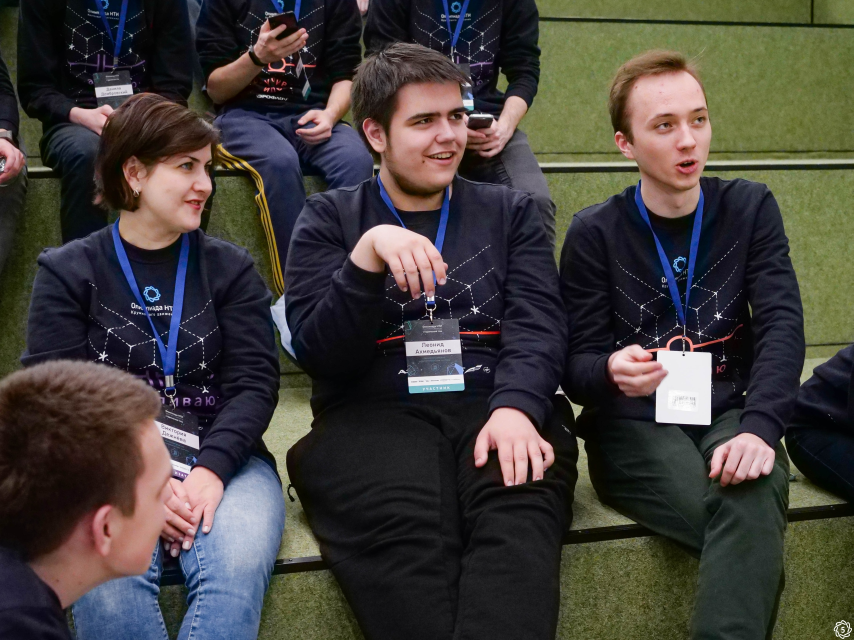
#> input picture sub_task/data/2DPVkdGgcqM.jpg, 2560 x 1920 px, given in place of logo7.jpg, which was not available (shown at 1/3 size)
$ python TemplateMatch2.py
#> lines starting #> are read from the running program, lines starting #| are printed output that depends on the picture; after the words box and inside, x2 and y2 are one past the last pixel; in counts of white or black regions, pixels touching at a corner belong together; long printed decimals are rounded; pictures that were not available may be replaced by others from this repository, and a replacement may not be noted
import cv2
import numpy as np
from matplotlib import pyplot as plt
import glob


tm = [cv2.TM_CCOEFF, cv2.TM_CCOEFF_NORMED, cv2.TM_CCORR,
            cv2.TM_CCORR_NORMED, cv2.TM_SQDIFF, cv2.TM_SQDIFF_NORMED]

#cv2.namedWindow("Image", cv2.WINDOW_NORMAL)

template = cv2.imread('../reference/logo7.jpg', 0)
#> template: shape (1920, 2560); min 0, max 255, mean 63.3
template = cv2.resize(template, (500, 500))
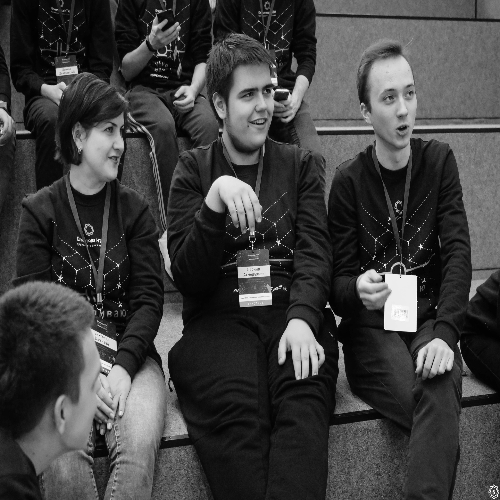
#> template: shape (500, 500); min 1, max 255, mean 63.2
(tH, tW) = template.shape[:2]
#> tH = 500; tW = 500

for imagePath in glob.glob('../data' + "/*.jpg"):
    image = cv2.imread(imagePath)
#> image is the input picture: shape (1920, 2560, 3); mean B, G, R 58.7, 62.5, 66.6
    if (image.shape[1] > 800) or (image.shape[0] > 800):
        image = cv2.resize(image, (800, int(image.shape[0]*(800/image.shape[1]))))
#> image: shape (600, 800, 3)
    gray = cv2.cvtColor(image, cv2.COLOR_BGR2GRAY)
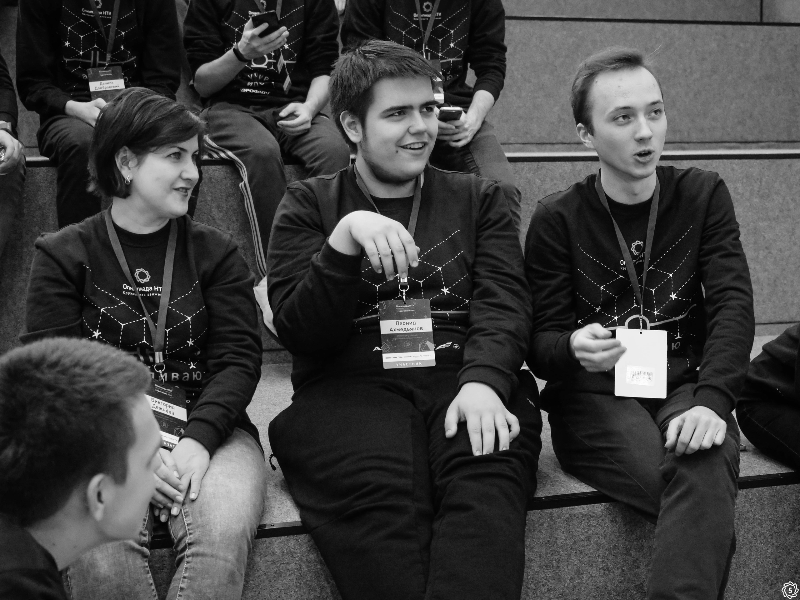
#> gray: shape (600, 800); min 0, max 254, mean 63.2
    i_edges = cv2.Canny(gray, 50, 200)
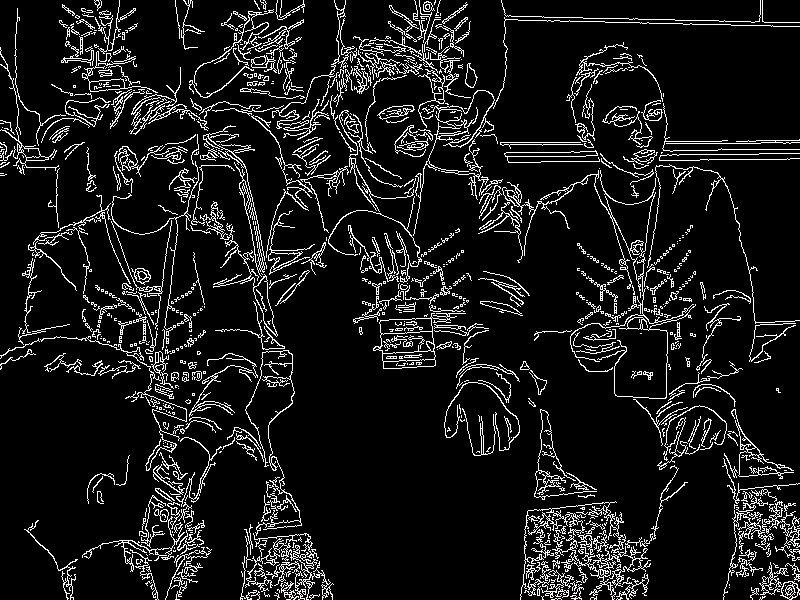
#> i_edges: shape (600, 800); 9.7% white in thin lines or dots
    cv2.imshow("edges", i_edges)
    found = None

    # loop over the scales of the image
    found_list = []
    for scale in np.linspace(0.03, 1.0, 200)[::-1]:
        resized = cv2.resize(template, (int(tW * scale), int(tH * scale)))
        r = float(resized.shape[1]) / template.shape[1]
        if resized.shape[0] > gray.shape[0] or resized.shape[1] > gray.shape[1]:
            continue

        t_edges = cv2.Canny(resized, 50, 200)
        result = cv2.matchTemplate(i_edges, t_edges, tm[3]) # 1-0.1, 3-0.2
        (_, maxVal, _, maxLoc) = cv2.minMaxLoc(result)
        if maxVal > 0.35:
            print(maxVal, scale)
            cv2.rectangle(image, (maxLoc[0], maxLoc[1]),
                (maxLoc[0] + resized.shape[0], maxLoc[1] + resized.shape[1]), (255, 0, 0), 2)
            found_list.append((maxVal, maxLoc, r))
            if found is None or maxVal > found[0]:
                found = (maxVal, maxLoc, r)
#> this loop made 200 passes
#> (maxVal, found) on passes 184, 185, 188, 189, 191, 192, 193, 195, 196, 197, 198, 200: (0.351, (0.351, (265, 537), 0.106)), (0.36, (0.36, (275, 546), 0.102)), (0.376, (0.376, (272, 552), 0.088)), (0.39, (0.39, (274, 549), 0.082)), (0.396, (0.396, (278, 541), 0.072)), (0.397, (0.397, (739, 511), 0.068)), (0.425, (0.425, (338, 52), 0.064)), (0.43, (0.43, (740, 510), 0.054)), (0.456, (0.456, (743, 513), 0.048)), (0.479, (0.479, (598, 556), 0.044)), (0.536, (0.536, (542, 522), 0.038)), (0.561, (0.561, (591, 535), 0.03))
#> (maxVal, maxLoc) on passes 1 to 6: (0.141, (77, 66)), (0.132, (106, 28)), (0.133, (64, 29)), (0.132, (183, 28)), (0.134, (67, 31)), (0.132, (103, 65))
#| 0.3509 0.108
#| 0.3601 0.1031
#| 0.3585 0.09824
#| 0.3572 0.09337
#| 0.3763 0.08849
#| 0.39 0.08362
#| 0.3677 0.07874
#| 0.3961 0.07387
#> (further printed lines are left out)
#> pass 1, `result = cv2.matchTemplate(i_edges, t_edges, tm[3])`:
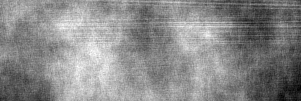
#> result: shape (101, 301) float32; min 0.0991, max 0.141, mean 0.122; drawn with min black and max white
#> pass 2, `t_edges = cv2.Canny(resized, 50, 200)`:
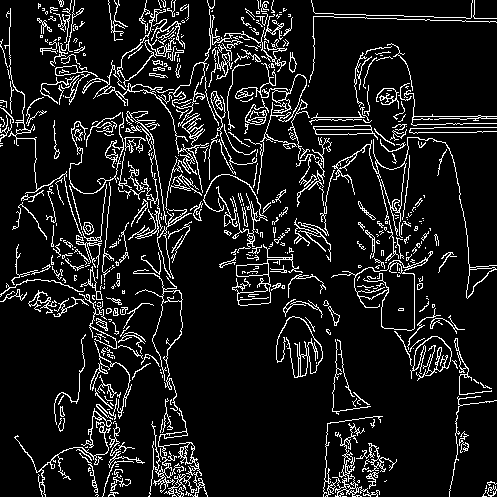
#> t_edges: shape (497, 497); 10.4% white in thin lines or dots
#> after the loop:
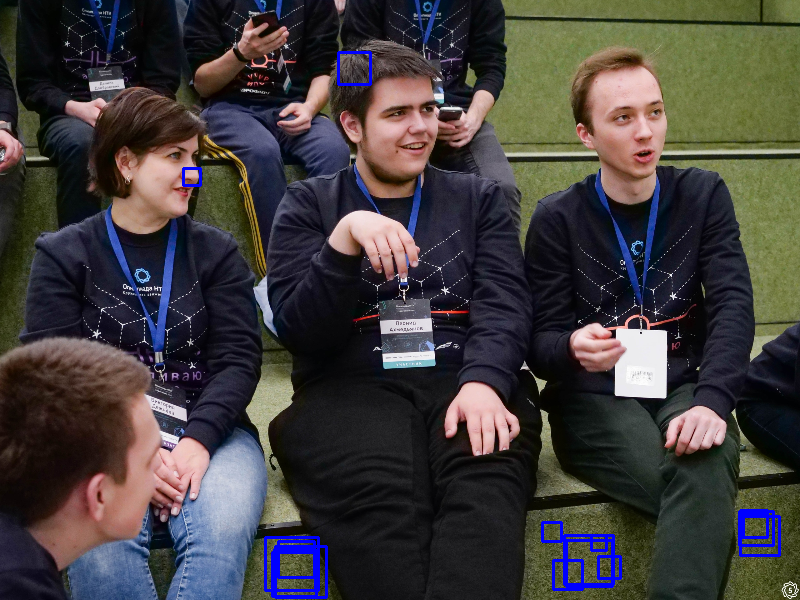
#> image: shape (600, 800, 3); mean B, G, R 61, 61.5, 65.6
#> after the loop:
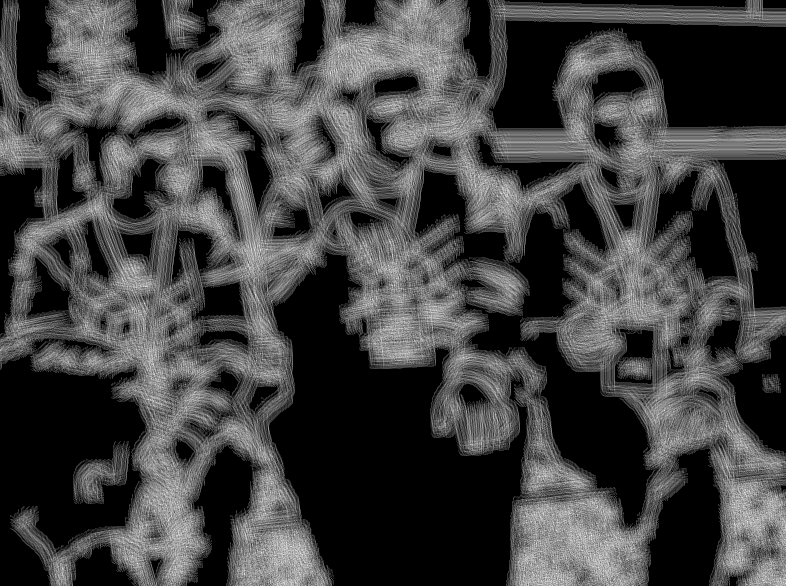
#> result: shape (586, 786) float32; min -3.11e-07, max 0.561, mean 0.147; drawn with min black and max white
#> after the loop, found_list = 17 items
            # [5 lines of commented-out code are left out]
    if found is None:
        print("not found")
    else:
        (_, maxLoc, r) = found
#> maxLoc = (591, 535)
        (startX, startY) = (int(maxLoc[0]), int(maxLoc[1]))
#> startX = 591; startY = 535
        (endX, endY) = (int((maxLoc[0] + tW*r) ), int((maxLoc[1] + tH*r) ))
#> endX = 606; endY = 550
        cv2.rectangle(image, (startX, startY), (endX, endY), (0, 0, 255), 2)
#> image: shape (600, 800, 3); 0.04% of pixels changed, all inside (x1, y1, x2, y2) = (590, 534, 608, 552)
    #cv2.resizeWindow('Image', int(image.shape[1]/3), int(image.shape[0]/3))
    cv2.imshow("Image", image)
    k = cv2.waitKey(0) & 0xff
#> (key q is pressed here)
    if k == ord('q'):
        exit()
#> (the program exits here)

$ run again, on sub_task/data/Eb4PeJqSbKM.jpg
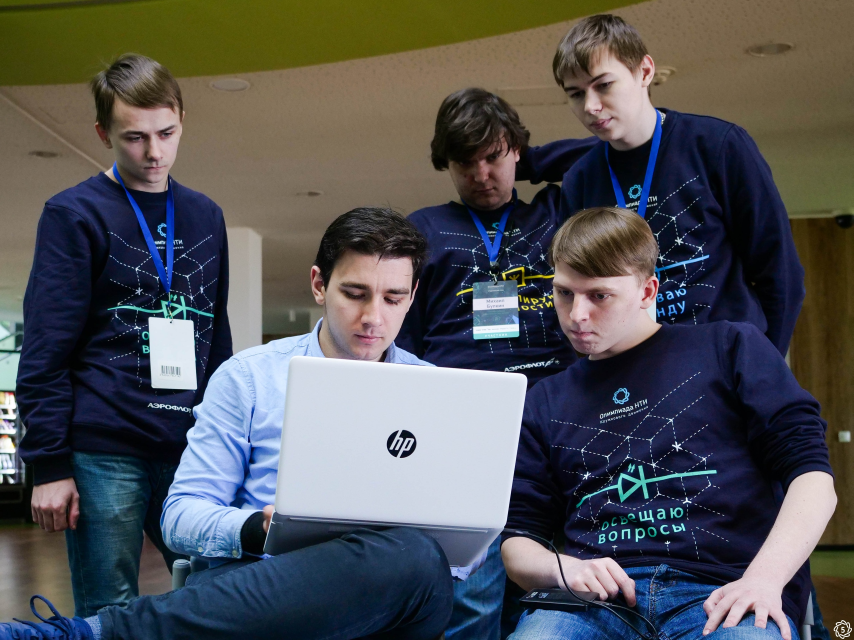
#> input picture sub_task/data/Eb4PeJqSbKM.jpg, 2560 x 1920 px, given in place of logo7.jpg, which was not available (shown at 1/3 size)
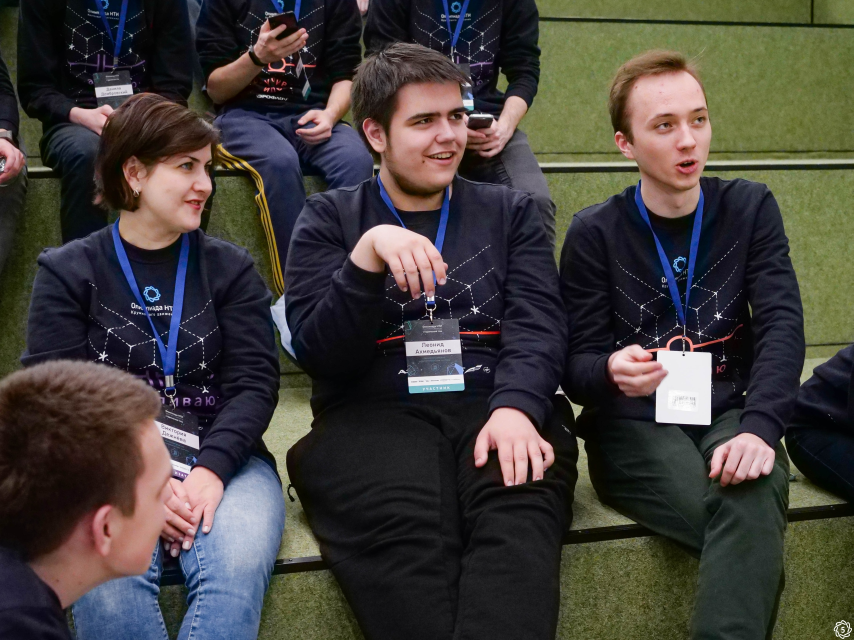
#> input picture sub_task/data/2DPVkdGgcqM.jpg, 2560 x 1920 px (shown at 1/3 size)
#> image is the input picture: shape (1920, 2560, 3); mean B, G, R 58.7, 62.5, 66.6
#> i_edges: shape (600, 800); 9.7% white in thin lines or dots
#> the loop `for scale in np.linspace(0.03, 1.0, 200)[::-1]:` made 200 passes
#> (maxVal, found) on passes 185, 187, 191, 192, 193, 194, 195, 196: (0.356, (0.356, (273, 531), 0.102)), (0.383, (0.383, (274, 531), 0.092)), (0.386, (0.386, (277, 538), 0.072)), (0.404, (0.404, (281, 546), 0.068)), (0.416, (0.416, (352, 43), 0.064)), (0.423, (0.423, (566, 540), 0.058)), (0.436, (0.436, (741, 512), 0.054)), (0.464, (0.464, (294, 547), 0.048))
#> (printed output is left out)
#> after the loop `for scale in np.linspace(0.03, 1.0, 200)[::-1]:`:
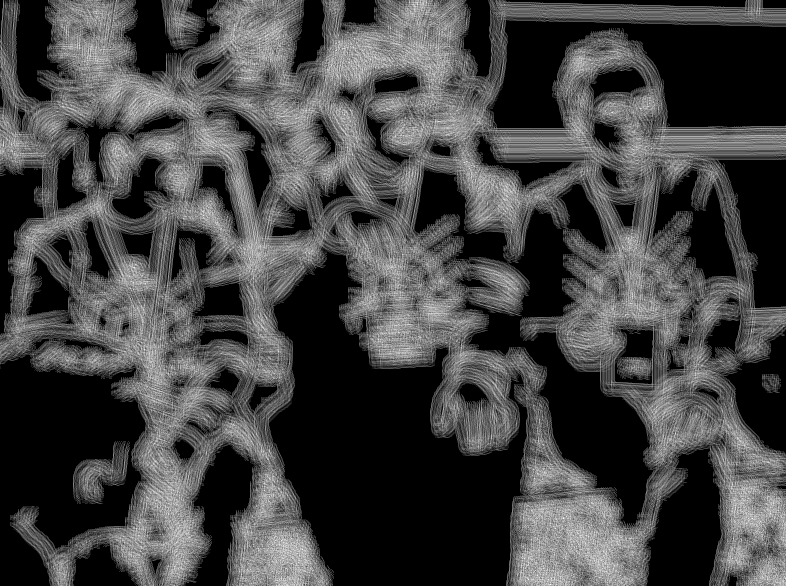
#> result: shape (586, 786) float32; min -3.17e-07, max 0.541, mean 0.145; drawn with min black and max white
#> after the loop `for scale in np.linspace(0.03, 1.0, 200)[::-1]:`: found_list = 15 items
#> `(_, maxLoc, r) = found`: maxLoc = (550, 584)
#> startX = 550; startY = 584
#> endX = 565; endY = 599
